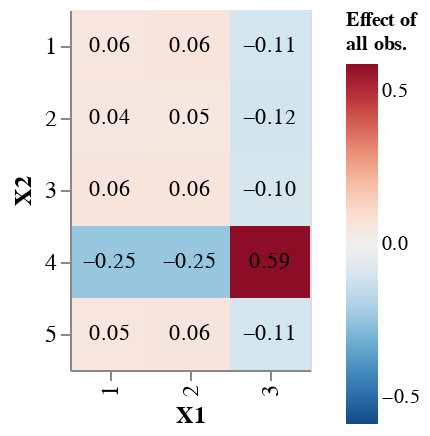

Notebook cell for this chart:
### Markdown cell above
Now we take one raked value ($X_1 = 3$ and $X_2 = 4$) and we look at how it is nfluenced by the observations.

### Code cell
index = np.argmax(np.abs(df_y.grad_y))
index_raked_1 = df_y.iloc[index].raked_1
index_raked_2 = df_y.iloc[index].raked_2
df_y_loc = df_y.loc[(df_y.raked_1==index_raked_1)&(df_y.raked_2==index_raked_2)]
max_scale = max(abs(df_y_loc['grad_y'].min()), abs(df_y_loc['grad_y'].max()))

base = alt.Chart(df_y_loc).encode(
    x=alt.X('X1:N', axis=alt.Axis(title='X1')),
    y=alt.Y('X2:N', axis=alt.Axis(title='X2')),
)

heatmap = base.mark_rect().encode(
    color=alt.Color('grad_y:Q',
        scale=alt.Scale(scheme='redblue', domain=[-max_scale, max_scale], reverse=True),
        legend=alt.Legend(title=['Effect of', 'all obs.']))
)

text = base.mark_text(baseline='middle').encode(
    alt.Text('grad_y:Q', format='.2f')
)

chart = alt.layer(heatmap, text
).properties(
    width=120,
    height=180
).configure_title(
    fontSize=12
).configure_axis(
    labelFontSize=12,
    titleFontSize=12
).configure_legend(
    labelFontSize=10,
    titleFontSize=10
)
chart

### Figure 1 — Vega-Lite specification as saved in the notebook (floating-point values rounded to 4 significant figures)
{"config": {"view": {"continuousWidth": 300, "continuousHeight": 300}, "axis": {"labelFontSize": 12, "titleFontSize": 12}, "legend": {"labelFontSize": 10, "titleFontSize": 10}, "title": {"fontSize": 12}}, "layer": [{"mark": {"type": "rect"}, "encoding": {"color": {"field": "grad_y", "legend": {"title": ["Effect of", "all obs."]}, "scale": {"domain": [-0.5874, 0.5874], "reverse": true, "scheme": "redblue"}, "type": "quantitative"}, "x": {"axis": {"title": "X1"}, "field": "X1", "type": "nominal"}, "y": {"axis": {"title": "X2"}, "field": "X2", "type": "nominal"}}}, {"mark": {"type": "text", "baseline": "middle"}, "encoding": {"text": {"field": "grad_y", "format": ".2f", "type": "quantitative"}, "x": {"axis": {"title": "X1"}, "field": "X1", "type": "nominal"}, "y": {"axis": {"title": "X2"}, "field": "X2", "type": "nominal"}}}], "data": {"name": "data-be5e4e628350708d3fa22cc42a6b10cb"}, "height": 180, "width": 120, "$schema": "https://vega.github.io/schema/vega-lite/v5.20.1.json", "datasets": {"data-be5e4e628350708d3fa22cc42a6b10cb": [{"raked_1": 3, "raked_2": 4, "X1": 1, "X2": 1, "grad_y": 0.05547}, {"raked_1": 3, "raked_2": 4, "X1": 2, "X2": 1, "grad_y": 0.05903}, {"raked_1": 3, "raked_2": 4, "X1": 3, "X2": 1, "grad_y": -0.1124}, {"raked_1": 3, "raked_2": 4, "X1": 1, "X2": 2, "grad_y": 0.04439}, {"raked_1": 3, "raked_2": 4, "X1": 2, "X2": 2, "grad_y": 0.04773}, {"raked_1": 3, "raked_2": 4, "X1": 3, "X2": 2, "grad_y": -0.1173}, {"raked_1": 3, "raked_2": 4, "X1": 1, "X2": 3, "grad_y": 0.05923}, {"raked_1": 3, "raked_2": 4, "X1": 2, "X2": 3, "grad_y": 0.06278}, {"raked_1": 3, "raked_2": 4, "X1": 3, "X2": 3, "grad_y": -0.103}, {"raked_1": 3, "raked_2": 4, "X1": 1, "X2": 4, "grad_y": -0.2451}, {"raked_1": 3, "raked_2": 4, "X1": 2, "X2": 4, "grad_y": -0.2456}, {"raked_1": 3, "raked_2": 4, "X1": 3, "X2": 4, "grad_y": 0.5874}, {"raked_1": 3, "raked_2": 4, "X1": 1, "X2": 5, "grad_y": 0.05349}, {"raked_1": 3, "raked_2": 4, "X1": 2, "X2": 5, "grad_y": 0.05702}, {"raked_1": 3, "raked_2": 4, "X1": 3, "X2": 5, "grad_y": -0.1135}]}}
